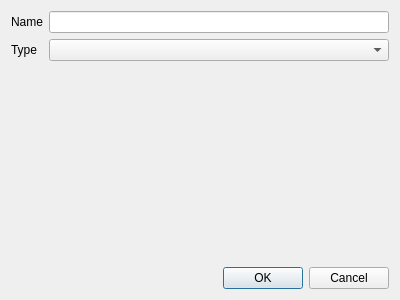
<?xml version="1.0" encoding="UTF-8"?>
<ui version="4.0">
 <class>AddSequenceItemDialog</class>
 <widget class="QDialog" name="AddSequenceItemDialog">
  <property name="geometry">
   <rect>
    <x>0</x>
    <y>0</y>
    <width>400</width>
    <height>300</height>
   </rect>
  </property>
  <property name="windowTitle">
   <string>Add Sequence Item</string>
  </property>
  <layout class="QGridLayout" name="gridLayout">
   <item row="0" column="0">
    <widget class="QLabel" name="label">
     <property name="text">
      <string>Name</string>
     </property>
    </widget>
   </item>
   <item row="0" column="1">
    <widget class="QLineEdit" name="item_name"/>
   </item>
   <item row="1" column="0">
    <widget class="QLabel" name="label_2">
     <property name="text">
      <string>Type</string>
     </property>
    </widget>
   </item>
   <item row="1" column="1">
    <widget class="QComboBox" name="item_type"/>
   </item>
   <item row="3" column="0" colspan="2">
    <widget class="QDialogButtonBox" name="buttonBox">
     <property name="orientation">
      <enum>Qt::Horizontal</enum>
     </property>
     <property name="standardButtons">
      <set>QDialogButtonBox::Cancel|QDialogButtonBox::Ok</set>
     </property>
    </widget>
   </item>
   <item row="2" column="0" colspan="2">
    <widget class="QStackedWidget" name="item_settings_stack">
     <property name="currentIndex">
      <number>-1</number>
     </property>
    </widget>
   </item>
  </layout>
 </widget>
 <resources/>
 <connections>
  <connection>
   <sender>buttonBox</sender>
   <signal>accepted()</signal>
   <receiver>AddSequenceItemDialog</receiver>
   <slot>accept()</slot>
   <hints>
    <hint type="sourcelabel">
     <x>248</x>
     <y>254</y>
    </hint>
    <hint type="destinationlabel">
     <x>157</x>
     <y>274</y>
    </hint>
   </hints>
  </connection>
  <connection>
   <sender>buttonBox</sender>
   <signal>rejected()</signal>
   <receiver>AddSequenceItemDialog</receiver>
   <slot>reject()</slot>
   <hints>
    <hint type="sourcelabel">
     <x>316</x>
     <y>260</y>
    </hint>
    <hint type="destinationlabel">
     <x>286</x>
     <y>274</y>
    </hint>
   </hints>
  </connection>
 </connections>
</ui>
